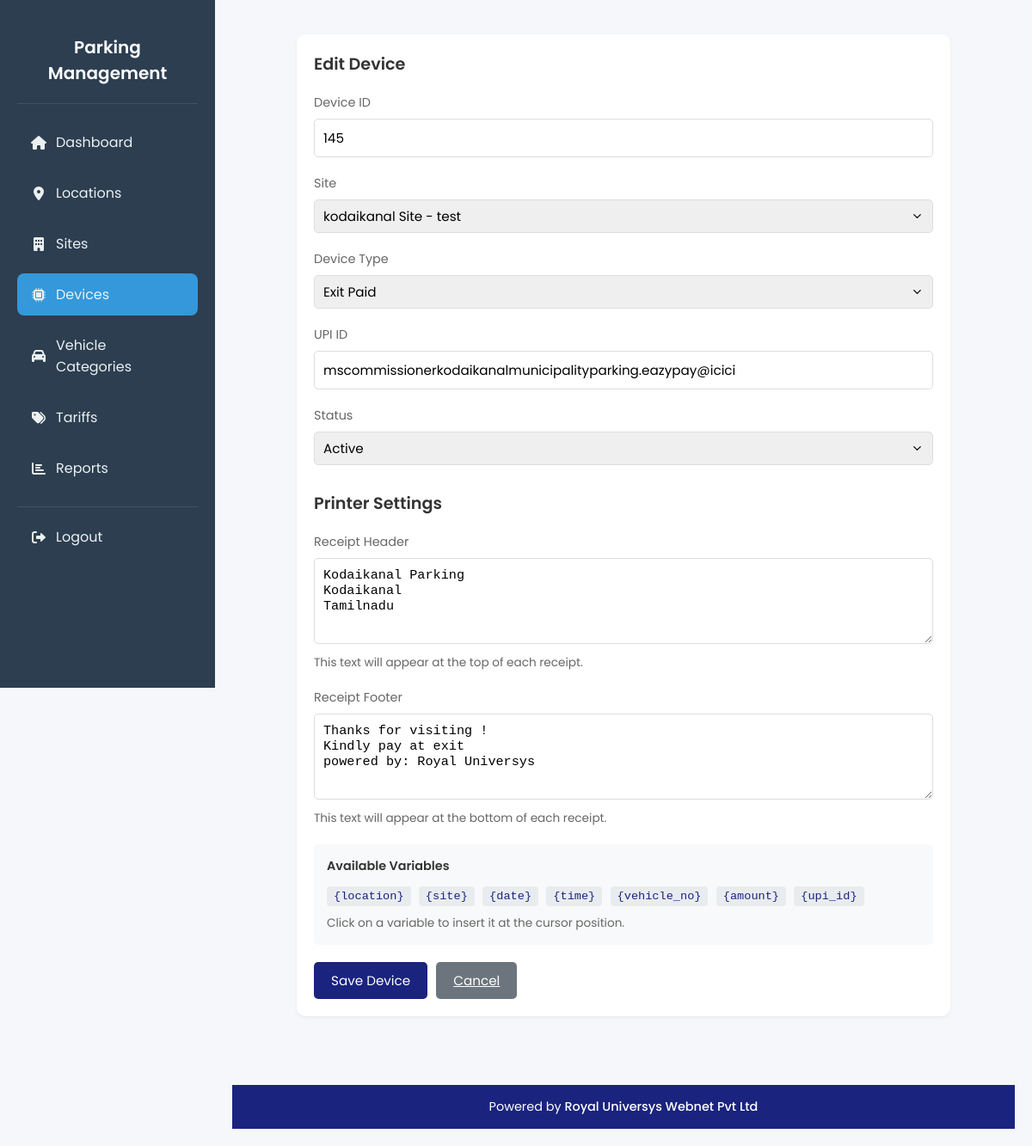
/devices/edit/1 (signed in), run on the app's committed database.
### app.py (models this page shows, shortened)
class Device(db.Model):
    id = db.Column(db.Integer, primary_key=True)
    device_id = db.Column(db.String(3), unique=True, nullable=False)
    site_id = db.Column(db.Integer, db.ForeignKey('site.id'), nullable=False)
    device_type = db.Column(db.String(20), nullable=False)  # entry_paid or exit_paid
    upi_id = db.Column(db.String(50), nullable=False)
    status = db.Column(db.String(20), default='active')
    printer_header = db.Column(db.Text, default='')
    printer_footer = db.Column(db.Text, default='')
    created_at = db.Column(db.DateTime, server_default=db.func.now())
    updated_at = db.Column(db.DateTime, server_default=db.func.now(), onupdate=db.func.now())

### app.py (the view, shortened to what this page needs)
@app.route('/devices/edit/<int:id>', methods=['GET', 'POST'])
def edit_device(id):
    if 'user' not in session:
        return redirect(url_for('login'))
    try:
        device = Device.query.get_or_404(id)
        sites = Site.query.all()
        return render_template('device_form.html', device=device, sites=sites)
    except Exception as e:
        flash('Error updating device. Please try again.', 'error')
        return redirect(url_for('devices'))

### templates/device_form.html (shortened to what this page needs)
{% extends "base.html" %}
{% block content %}
<div class="form-container">
    <div class="form-section">
        <h2 class="section-title">{{ 'Edit' if device else 'Add' }} Device</h2>
        <form method="POST">
            <div class="form-group">
                <label for="device_id">Device ID</label>
                <input type="text" class="form-control" id="device_id" name="device_id"
                       value="{{ device.device_id if device else '' }}"
                       {{ 'readonly' if device else '' }} required>
            </div>
            <div class="form-group">
                <label for="site_id">Site</label>
                <select class="form-control" id="site_id" name="site_id" required>
                    {% for site in sites %}
                        <option value="{{ site.id }}"
                                {{ 'selected' if device and device.site_id == site.id else '' }}>
                            {{ site.name }} - {{ site.location.name }}
                        </option>
                    {% endfor %}
                </select>
            </div>
            <div class="form-group">
                <label for="device_type">Device Type</label>
                <select class="form-control" id="device_type" name="device_type" required>
                    <option value="exit_paid" {{ 'selected' if device and device.device_type == 'exit_paid' else '' }}>
                        Exit Paid
                    </option>
                </select>
            </div>
            <div class="form-group">
                <label for="upi_id">UPI ID</label>
                <input type="text" class="form-control" id="upi_id" name="upi_id"
                       value="{{ device.upi_id if device else '' }}" required>
            </div>
            {% if device %}
            <div class="form-group">
                <label for="status">Status</label>
                <select class="form-control" id="status" name="status" required>
                    <option value="active" {{ 'selected' if device and device.status == 'active' else '' }}>
                        Active
                    </option>
                </select>
            </div>
            {% endif %}
            <div class="printer-settings">
                <h3 class="section-title">Printer Settings</h3>
                <div class="form-group">
                    <label for="printer_header">Receipt Header</label>
                    <textarea class="form-control" id="printer_header" name="printer_header"
                              placeholder="Enter text to appear at the top of receipts">{{ device.printer_header if device else '' }}</textarea>
                    <div class="help-text">This text will appear at the top of each receipt.</div>
                </div>
                <div class="form-group">
                    <label for="printer_footer">Receipt Footer</label>
                    <textarea class="form-control" id="printer_footer" name="printer_footer"
                              placeholder="Enter text to appear at the bottom of receipts">{{ device.printer_footer if device else '' }}</textarea>
                    <div class="help-text">This text will appear at the bottom of each receipt.</div>
                </div>
                <div class="variables-section">
                    <div class="variables-title">Available Variables</div>
                    <div class="variable-tag" onclick="insertVariable('location')">{location}</div>
                    <div class="variable-tag" onclick="insertVariable('site')">{site}</div>
                    <div class="variable-tag" onclick="insertVariable('date')">{date}</div>
                    <div class="variable-tag" onclick="insertVariable('time')">{time}</div>
                    <div class="variable-tag" onclick="insertVariable('vehicle_no')">{vehicle_no}</div>
                    <div class="variable-tag" onclick="insertVariable('amount')">{amount}</div>
                    <div class="variable-tag" onclick="insertVariable('upi_id')">{upi_id}</div>
                    <div class="help-text">Click on a variable to insert it at the cursor position.</div>
                </div>
            </div>
            <div class="btn-group">
                <button type="submit" class="btn btn-primary">Save Device</button>
                <a href="{{ url_for('devices') }}" class="btn btn-secondary">Cancel</a>
            </div>
        </form>
    </div>
</div>
{% endblock %}

### templates/base.html (style rules this page uses)
* { margin: 0; padding: 0; box-sizing: border-box; font-family: 'Poppins', sans-serif; }
body { display: flex; min-height: 100vh; background: #f5f7fa; }

### templates/device_form.html (style rules this page uses)
.form-container { max-width: 800px; margin: 0 auto; padding: 20px; }
.form-section { background: white; border-radius: 10px; padding: 20px; margin-bottom: 20px; box-shadow: 0 2px 4px rgba(0, 0, 0, 0.05); }
.section-title { color: #333; font-size: 1.2rem; font-weight: 600; margin-bottom: 20px; }
.form-group { margin-bottom: 20px; }
.form-group label { display: block; color: #666; font-size: 0.9rem; margin-bottom: 8px; }
.form-control { width: 100%; padding: 10px; border: 1px solid #ddd; border-radius: 5px; font-size: 0.95rem; transition: border-color 0.3s; }
select.form-control { appearance: none; background-repeat: no-repeat; background-position: right 10px center; background-size: 1em; }
.printer-settings { margin-top: 30px; }
.printer-settings textarea { font-family: monospace; min-height: 100px; resize: vertical; }
.help-text { color: #666; font-size: 0.85rem; margin-top: 5px; }
.variables-section { background: #f8f9fa; padding: 15px; border-radius: 5px; margin-top: 15px; }
.variables-title { color: #333; font-size: 0.9rem; font-weight: 600; margin-bottom: 10px; }
.variable-tag { display: inline-block; background: #e9ecef; padding: 4px 8px; border-radius: 4px; font-family: monospace; font-size: 0.85rem; color: #1a237e; margin: 0 5px 5px 0; cursor: pointer; transition: background-color 0.2s; }
.btn-group { display: flex; gap: 10px; margin-top: 20px; }
.btn { padding: 10px 20px; border-radius: 5px; font-size: 0.95rem; cursor: pointer; border: none; transition: all 0.3s ease; }
.btn-primary { background: #1a237e; color: white; }
.btn-secondary { background: #6c757d; color: white; }

### data on the page
Device: device_id "145", upi_id "mscommissionerkodaikanalmunicipalityparking.eazypay@icici", printer_header "Kodaikanal Parking Kodaikanal Tamilnadu", printer_footer "Thanks for visiting ! Kindly pay at exit powered by: Royal Universys"

### other printed values
{{ 'Edit' if device else 'Add' }} "Edit"
form field site_id "kodaikanal Site - test"
